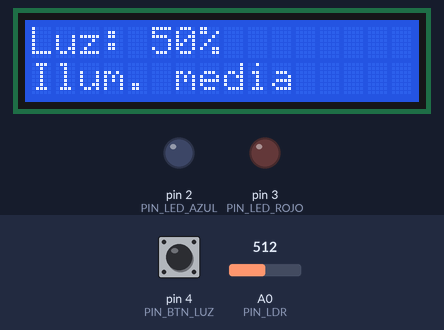
Simulated run of this sketch. Board: Arduino Uno, built with avr-gcc and run on an emulated ATmega328P. On the bench: 16×2 character LCD, output pins drawn as LEDs (lit = HIGH). Dashed ring = blinking. Inputs (shaded band) come from the test bench; at power-on: A0 (PIN_LDR) = 512, pin 4 (PIN_BTN_LUZ) HIGH.

Above: at 2.6 s.
2.7 s: A0 (PIN_LDR) set to 761
At 5.2 s:
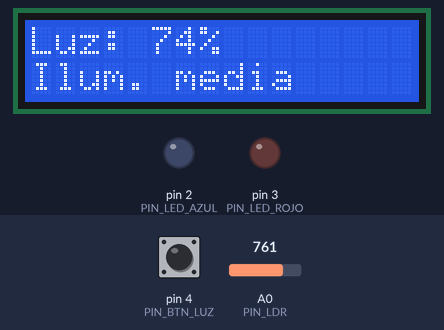
5.5 s: A0 (PIN_LDR) set to 778
At 6.9 s:
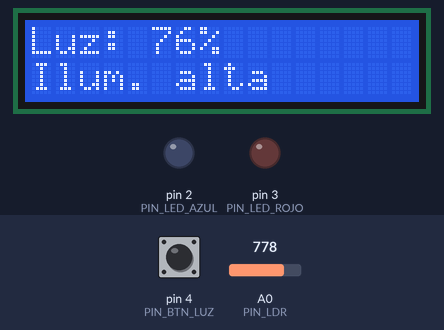
7.5 s: A0 (PIN_LDR) set to 122
At 8.5 s:
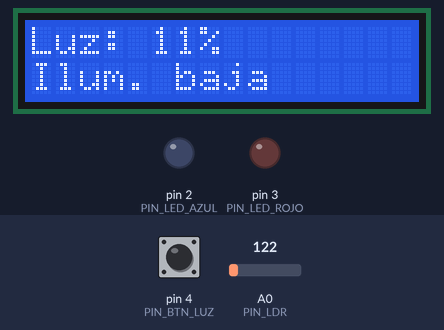
9.5 s: pin 4 (PIN_BTN_LUZ) pulled LOW for 0.15 s
At 12.4 s:
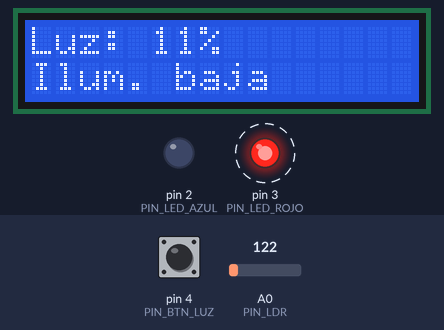
14.2 s: pin 4 (PIN_BTN_LUZ) pulled LOW for 3.2 s
At 18.0 s:
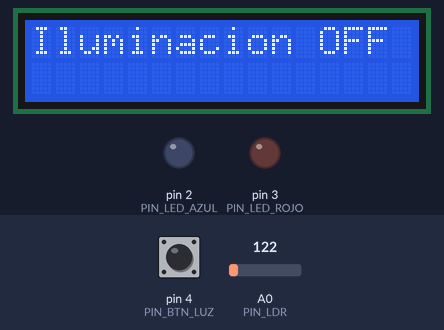
18.9 s: A0 (PIN_LDR) set to 248
At 22.9 s:
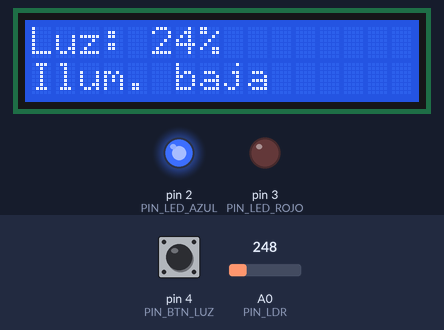
24.0 s: A0 (PIN_LDR) set to 268
Timing chart, 0 to 31.3 s (numbered marks = the images above; inputs shaded):
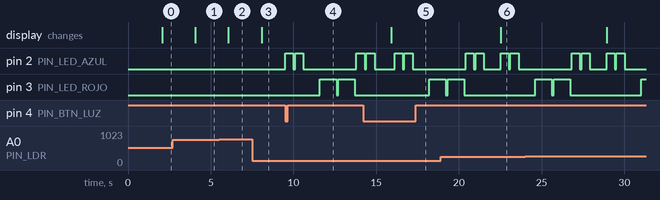

Measured:
- the behaviour switches between 767 and 768 on A0 (PIN_LDR) (found by bisection; images 1 and 2)
- after the input at 2.7 s, the display: changes after 1.4 s (image 1)
- after the input at 5.5 s, the display: changes after 0.57 s (image 2)
- after the input at 7.5 s, the display: changes after 0.57 s (image 3)
- after the input at 9.5 s, pin 2 (PIN_LED_AZUL): goes HIGH 0.50 s, LOW 0.10 s, HIGH 0.50 s, LOW 3.2 s, then HIGH, starting at once; pin 3 (PIN_LED_ROJO): alternates HIGH for 1.0 s and LOW for 0.10 s, starting after 2.1 s
- after the input at 14.2 s, the display: changes after 1.7 s (image 5)
- after the input at 18.9 s, the display: changes after 3.6 s (image 6)

The sketch:

proteus_iluminacion.ino
```cpp
/*
 ============================================================
 INVERNADERO INTELIGENTE
 Subsistema de Iluminacion LED + Monitoreo LDR
 Simulacion: Proteus 8 (Arduino Simulino UNO)
 ============================================================
 PINES:
   A0  -> LDR con divisor de voltaje (10 kOhm a GND)
   D2  -> LED azul  (Configuracion 1 - fotosintesis)
   D3  -> LED rojo  (Configuracion 2 - fotosintesis)
   D4  -> Pulsador inicio/paro (INPUT_PULLUP)
   D5..D10 -> LCD en modo 4 bits
     RS = D10
     E  = D9
     D4 = D8
     D5 = D7
     D6 = D6
     D7 = D5

 SECUENCIA DE ILUMINACION:
   C1 -> C2 -> C2 -> C1 (se repite hasta apagar)

   Configuracion 1 (LED Azul):
     ON 500ms | OFF 100ms | ON 500ms | OFF 1000ms

   Configuracion 2 (LED Rojo):
     ON 1000ms | OFF 100ms

 MONITOREO LDR -> LCD:
   < 25%  : Ilum. baja
   25-75% : Ilum. media
   >= 75% : Ilum. alta
 ============================================================
*/

#include <LiquidCrystal.h>

// LCD: RS, E, D4, D5, D6, D7
LiquidCrystal lcd(10, 9, 8, 7, 6, 5);

const int PIN_LED_AZUL = 2;
const int PIN_LED_ROJO = 3;
const int PIN_BTN_LUZ  = 4;
const int PIN_LDR      = A0;

bool sistemaActivo = false;

unsigned long tUltimoDeb = 0;
unsigned long tUltimoLuz = 0;

const unsigned long DEBOUNCE_MS   = 200;
const unsigned long INTERVALO_LUZ = 2000UL;

void setup() {
  lcd.begin(16, 2);
  pinMode(PIN_LED_AZUL, OUTPUT);
  pinMode(PIN_LED_ROJO, OUTPUT);
  pinMode(PIN_BTN_LUZ,  INPUT_PULLUP);
  digitalWrite(PIN_LED_AZUL, LOW);
  digitalWrite(PIN_LED_ROJO, LOW);
  tUltimoLuz = millis();
  lcd.print("Sistema listo");
  lcd.setCursor(0, 1);
  lcd.print("Presiona boton");
}

void loop() {
  unsigned long ahora = millis();

  // Boton con anti-rebote
  if (digitalRead(PIN_BTN_LUZ) == LOW) {
    if ((ahora - tUltimoDeb) > DEBOUNCE_MS) {
      tUltimoDeb = ahora;
      sistemaActivo = !sistemaActivo;
      if (!sistemaActivo) {
        digitalWrite(PIN_LED_AZUL, LOW);
        digitalWrite(PIN_LED_ROJO, LOW);
        lcd.clear();
        lcd.print("Iluminacion OFF");
      }
    }
  }

  // Ejecutar secuencia de iluminacion
  if (sistemaActivo) {
    ejecutarSecuencia();
  }

  // Monitorear LDR y actualizar LCD
  ahora = millis();
  if (ahora - tUltimoLuz >= INTERVALO_LUZ) {
    tUltimoLuz = ahora;
    monitorearLuz();
  }
}

void monitorearLuz() {
  int adcLDR = analogRead(PIN_LDR);
  int porcentaje = map(adcLDR, 0, 1023, 0, 100);

  lcd.clear();
  lcd.setCursor(0, 0);
  lcd.print("Luz: ");
  lcd.print(porcentaje);
  lcd.print("%");
  lcd.setCursor(0, 1);

  if (porcentaje < 25) {
    lcd.print("Ilum. baja");
  } else if (porcentaje >= 75) {
    lcd.print("Ilum. alta");
  } else {
    lcd.print("Ilum. media");
  }
}

void ejecutarSecuencia() {
  configuracion1();
  if (!sistemaActivo) return;
  configuracion2();
  if (!sistemaActivo) return;
  configuracion2();
  if (!sistemaActivo) return;
  configuracion1();
}

// Configuracion 1: LED Azul
// ON 500ms | OFF 100ms | ON 500ms | OFF 1000ms
void configuracion1() {
  if (!sistemaActivo) return;
  digitalWrite(PIN_LED_AZUL, HIGH);
  delay(500);
  digitalWrite(PIN_LED_AZUL, LOW);
  delay(100);
  if (!sistemaActivo) return;
  digitalWrite(PIN_LED_AZUL, HIGH);
  delay(500);
  digitalWrite(PIN_LED_AZUL, LOW);
  delay(1000);
}

// Configuracion 2: LED Rojo
// ON 1000ms | OFF 100ms
void configuracion2() {
  if (!sistemaActivo) return;
  digitalWrite(PIN_LED_ROJO, HIGH);
  delay(1000);
  digitalWrite(PIN_LED_ROJO, LOW);
  delay(100);
}
```
